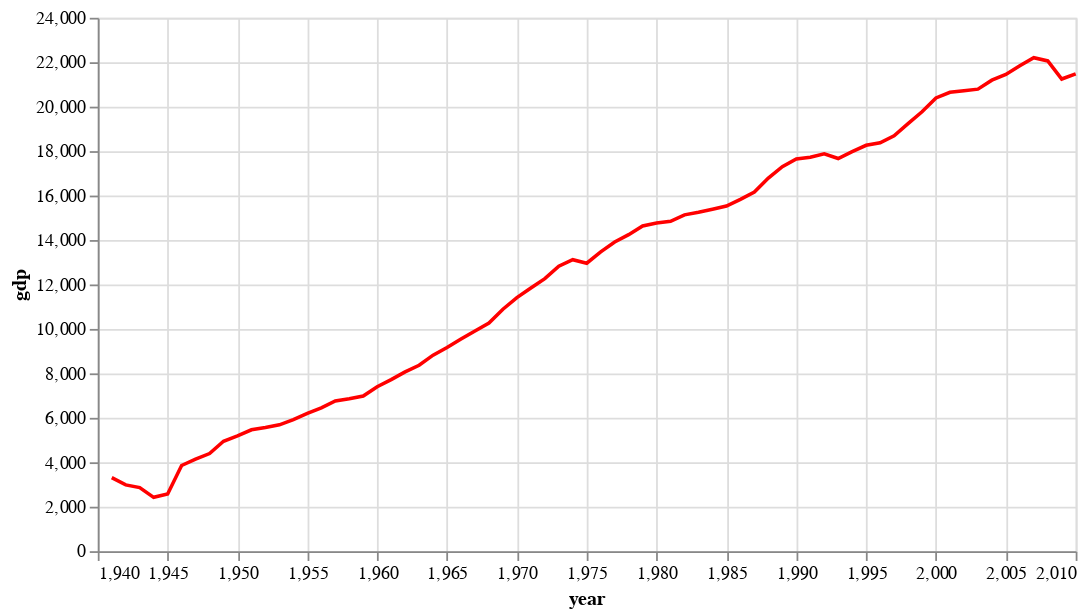

Notebook code cell kept with this figure:
### Code cell
base = alt.Chart(france).properties(width=550)

line2 = base.mark_line().encode(
    x='year',
    y='gdp',
    color=alt.value('red')

)


line2

### Figure 1 — Vega-Lite specification as saved in the notebook (floating-point values rounded to 4 significant figures)
{"config": {"view": {"continuousWidth": 400, "continuousHeight": 300}}, "data": {"name": "data-10b5cfd1e730d38ad6fd7fce4ec40e7b"}, "mark": "line", "encoding": {"color": {"value": "red"}, "x": {"type": "quantitative", "field": "year"}, "y": {"type": "quantitative", "field": "gdp"}}, "width": 550, "$schema": "https://vega.github.io/schema/vega-lite/v4.8.1.json", "datasets": {"data-10b5cfd1e730d38ad6fd7fce4ec40e7b": [{"country": "France", "code": "FRA", "year": 1941, "gdp": 3309.0}, {"country": "France", "code": "FRA", "year": 1942, "gdp": 2981.0}, {"country": "France", "code": "FRA", "year": 1943, "gdp": 2860.0}, {"country": "France", "code": "FRA", "year": 1944, "gdp": 2422.0}, {"country": "France", "code": "FRA", "year": 1945, "gdp": 2573.0}, {"country": "France", "code": "FRA", "year": 1946, "gdp": 3855.0}, {"country": "France", "code": "FRA", "year": 1947, "gdp": 4138.0}, {"country": "France", "code": "FRA", "year": 1948, "gdp": 4393.0}, {"country": "France", "code": "FRA", "year": 1949, "gdp": 4946.0}, {"country": "France", "code": "FRA", "year": 1950, "gdp": 5186.0}, {"country": "France", "code": "FRA", "year": 1951, "gdp": 5461.0}, {"country": "France", "code": "FRA", "year": 1952, "gdp": 5564.0}, {"country": "France", "code": "FRA", "year": 1953, "gdp": 5684.0}, {"country": "France", "code": "FRA", "year": 1954, "gdp": 5915.0}, {"country": "France", "code": "FRA", "year": 1955, "gdp": 6199.0}, {"country": "France", "code": "FRA", "year": 1956, "gdp": 6448.0}, {"country": "France", "code": "FRA", "year": 1957, "gdp": 6762.0}, {"country": "France", "code": "FRA", "year": 1958, "gdp": 6855.0}, {"country": "France", "code": "FRA", "year": 1959, "gdp": 6979.0}, {"country": "France", "code": "FRA", "year": 1960, "gdp": 7398.0}, {"country": "France", "code": "FRA", "year": 1961, "gdp": 7718.0}, {"country": "France", "code": "FRA", "year": 1962, "gdp": 8067.0}, {"country": "France", "code": "FRA", "year": 1963, "gdp": 8363.0}, {"country": "France", "code": "FRA", "year": 1964, "gdp": 8819.0}, {"country": "France", "code": "FRA", "year": 1965, "gdp": 9165.0}, {"country": "France", "code": "FRA", "year": 1966, "gdp": 9544.0}, {"country": "France", "code": "FRA", "year": 1967, "gdp": 9907.0}, {"country": "France", "code": "FRA", "year": 1968, "gdp": 10270.0}, {"country": "France", "code": "FRA", "year": 1969, "gdp": 10890.0}, {"country": "France", "code": "FRA", "year": 1970, "gdp": 11410.0}, {"country": "France", "code": "FRA", "year": 1971, "gdp": 11840.0}, {"country": "France", "code": "FRA", "year": 1972, "gdp": 12260.0}, {"country": "France", "code": "FRA", "year": 1973, "gdp": 12820.0}, {"country": "France", "code": "FRA", "year": 1974, "gdp": 13110.0}, {"country": "France", "code": "FRA", "year": 1975, "gdp": 12960.0}, {"country": "France", "code": "FRA", "year": 1976, "gdp": 13470.0}, {"country": "France", "code": "FRA", "year": 1977, "gdp": 13910.0}, {"country": "France", "code": "FRA", "year": 1978, "gdp": 14240.0}, {"country": "France", "code": "FRA", "year": 1979, "gdp": 14630.0}, {"country": "France", "code": "FRA", "year": 1980, "gdp": 14770.0}, {"country": "France", "code": "FRA", "year": 1981, "gdp": 14840.0}, {"country": "France", "code": "FRA", "year": 1982, "gdp": 15130.0}, {"country": "France", "code": "FRA", "year": 1983, "gdp": 15240.0}, {"country": "France", "code": "FRA", "year": 1984, "gdp": 15380.0}, {"country": "France", "code": "FRA", "year": 1985, "gdp": 15530.0}, {"country": "France", "code": "FRA", "year": 1986, "gdp": 15830.0}, {"country": "France", "code": "FRA", "year": 1987, "gdp": 16160.0}, {"country": "France", "code": "FRA", "year": 1988, "gdp": 16790.0}, {"country": "France", "code": "FRA", "year": 1989, "gdp": 17300.0}, {"country": "France", "code": "FRA", "year": 1990, "gdp": 17650.0}, {"country": "France", "code": "FRA", "year": 1991, "gdp": 17720.0}, {"country": "France", "code": "FRA", "year": 1992, "gdp": 17880.0}, {"country": "France", "code": "FRA", "year": 1993, "gdp": 17670.0}, {"country": "France", "code": "FRA", "year": 1994, "gdp": 17980.0}, {"country": "France", "code": "FRA", "year": 1995, "gdp": 18260.0}, {"country": "France", "code": "FRA", "year": 1996, "gdp": 18370.0}, {"country": "France", "code": "FRA", "year": 1997, "gdp": 18690.0}, {"country": "France", "code": "FRA", "year": 1998, "gdp": 19230.0}, {"country": "France", "code": "FRA", "year": 1999, "gdp": 19770.0}, {"country": "France", "code": "FRA", "year": 2000, "gdp": 20390.0}, {"country": "France", "code": "FRA", "year": 2001, "gdp": 20650.0}, {"country": "France", "code": "FRA", "year": 2002, "gdp": 20720.0}, {"country": "France", "code": "FRA", "year": 2003, "gdp": 20790.0}, {"country": "France", "code": "FRA", "year": 2004, "gdp": 21190.0}, {"country": "France", "code": "FRA", "year": 2005, "gdp": 21450.0}, {"country": "France", "code": "FRA", "year": 2006, "gdp": 21840.0}, {"country": "France", "code": "FRA", "year": 2007, "gdp": 22200.0}, {"country": "France", "code": "FRA", "year": 2008, "gdp": 22060.0}, {"country": "France", "code": "FRA", "year": 2009, "gdp": 21240.0}, {"country": "France", "code": "FRA", "year": 2010, "gdp": 21480.0}]}}
